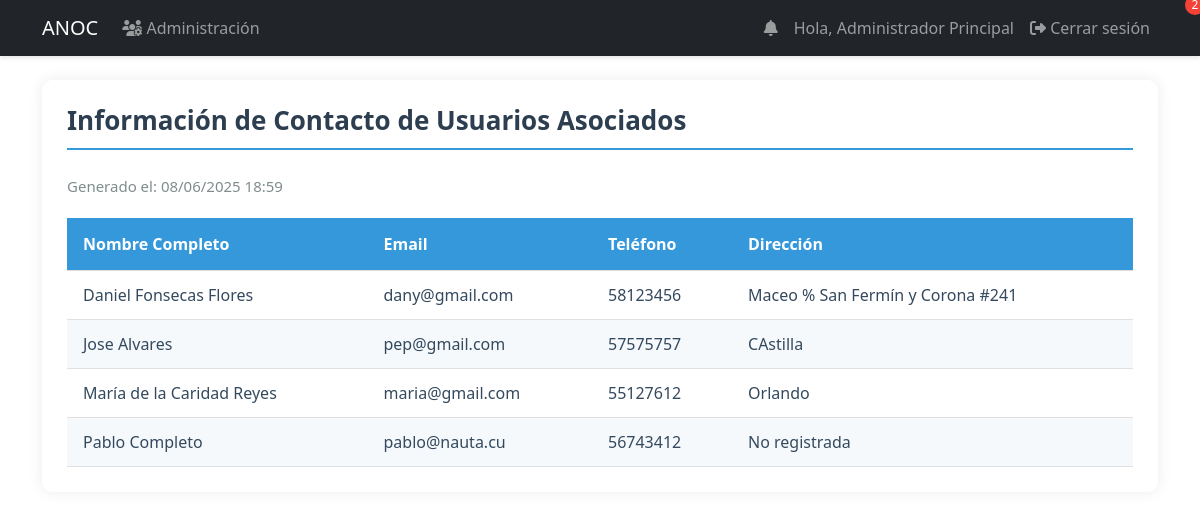
/reports/contact (signed in), run on an earlier commit of the app's database.
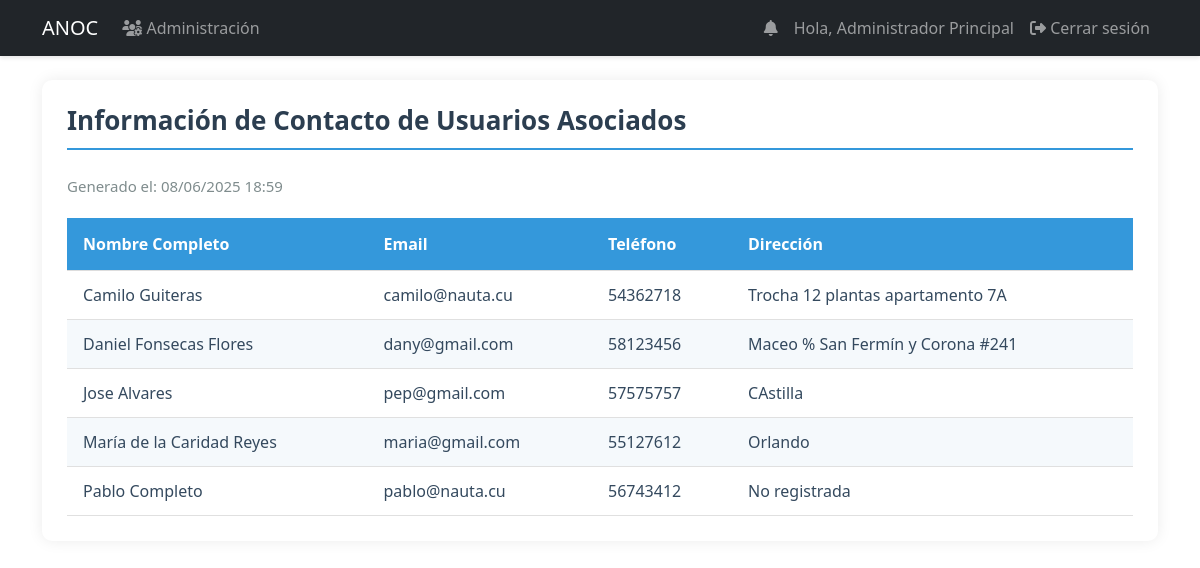
And on a later commit of the database.
### models.py (models this page shows, shortened)
class User(UserMixin, db.Model):
    id = db.Column(db.Integer, primary_key=True)
    username = db.Column(db.String(80), unique=True, nullable=False, index=True)
    email = db.Column(db.String(120), unique=True, nullable=False, index=True)
    password_hash = db.Column(db.String(128))
    role = db.Column(db.String(20), default='user')  # 'admin', 'specialist', 'dependiente', 'user'
    is_associated = db.Column(db.Boolean, default=False, nullable=False)
    full_name = db.Column(db.String(100), nullable=False)
    phone = db.Column(db.String(20), nullable=False)
    profile_image = db.Column(db.String(255))  # Ruta de la imagen de perfil
    last_login = db.Column(db.DateTime)  # Fecha del último inicio de sesión
    is_active = db.Column(db.Boolean, default=True)  # Para manejar cuentas activas/inactivas
    address = db.Column(db.String(200))  # Nuevo campo para dirección
    birds = db.relationship('UserBirds', backref='user', lazy=True, cascade='all, delete-orphan')
    awards = db.relationship('Award', backref='user', lazy=True, cascade='all, delete-orphan')
    notifications = db.relationship('Notification', backref='user', lazy=True)

### app.py (the view)
@app.route('/reports/contact')
@login_required
def contact_report():
    if current_user.role not in ['admin', 'specialist']:
        abort(403)
    associates = db.session.execute(
        select(User).where(User.is_associated == True).order_by(User.full_name)
    ).scalars()
    return render_template('reports/contact_report.html',
                         associates=associates,
                         now=datetime.utcnow())

### app.py (called while the page is built)
@login_manager.user_loader
def load_user(user_id):
    return db.session.get(User, int(user_id))

### templates/reports/contact_report.html (shortened to what this page needs)
{% extends "base.html" %}
{% block content %}
<div class="report-container">
    <h2 class="report-title">Información de Contacto de Usuarios Asociados</h2>
    <div class="report-header">
        <div class="report-meta">
            <span>Generado el: {{ now.strftime('%d/%m/%Y %H:%M') }}</span>
        </div>
    </div>
    <table class="report-table">
        <thead>
            <tr>
                <th>Nombre Completo</th>
                <th>Email</th>
                <th>Teléfono</th>
                <th>Dirección</th>
            </tr>
        </thead>
        <tbody>
            {% for user in associates %}
            <tr>
                <td>{{ user.full_name }}</td>
                <td>{{ user.email }}</td>
                <td>{{ user.phone }}</td>
                <td>{{ user.address or 'No registrada' }}</td>
            </tr>
            {% endfor %}
        </tbody>
    </table>
</div>
{% endblock %}

What changed in the data, as far as the page shows it:
now on this page (row edited): User: full_name "Camilo Guiteras", email "camilo@nauta.cu", phone "54362718", address "Trocha 12 plantas apartamento 7A"
